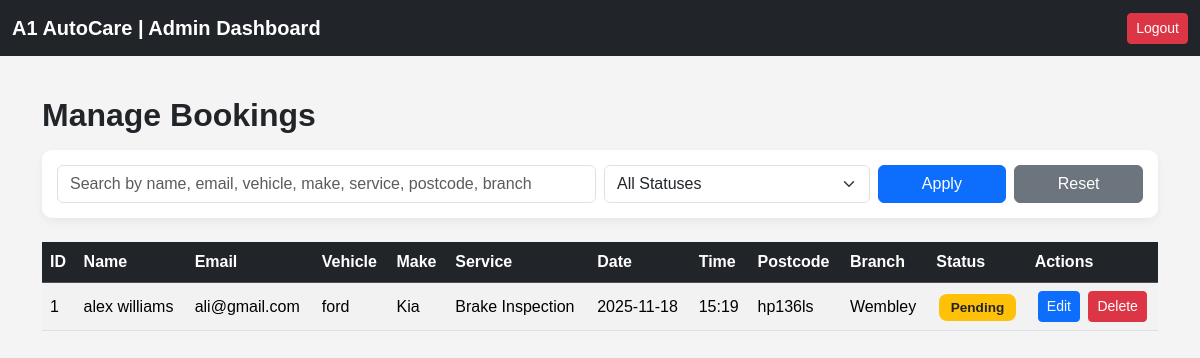
The app's page /admin/dashboard (signed in), older data.
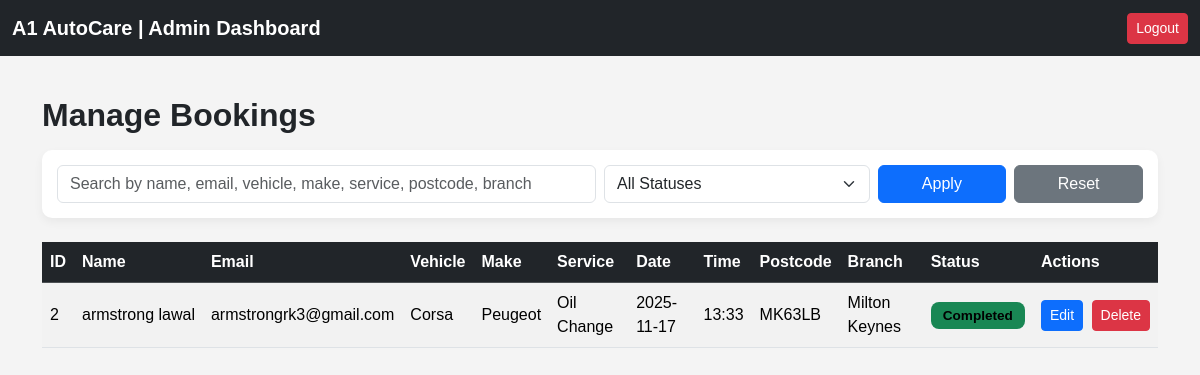
The same page, newer data.
### tables this page shows
CREATE TABLE bookings (
        id INTEGER PRIMARY KEY AUTOINCREMENT,
        name TEXT NOT NULL,
        email TEXT NOT NULL,
        vehicle TEXT NOT NULL,
        make TEXT NOT NULL,
        service TEXT NOT NULL,
        notes TEXT,
        date TEXT NOT NULL,
        booking_time TEXT NOT NULL,
        postcode TEXT,
        branch TEXT,
        status TEXT DEFAULT 'PENDING'
    );

### app.py (the view, shortened to what this page needs)
@app.route("/admin/dashboard")
def dashboard():
    if not session.get("admin_logged_in"):
        return redirect(url_for("login"))
    search = request.args.get("search", "").lower()
    filter_status = request.args.get("status", "ALL")
    conn = sqlite3.connect("database.db")
    conn.row_factory = sqlite3.Row
    c = conn.cursor()
    query = "SELECT * FROM bookings WHERE 1=1"
    params = []
    if filter_status != "ALL":
        query += " AND status=?"
        params.append(filter_status)
    c.execute(query, params)
    bookings = c.fetchall()
    conn.close()
    return render_template(
        "dashboard.html",
        bookings=bookings,
        search=search,
        filter_status=filter_status
    )

### templates/dashboard.html (shortened to what this page needs)
<!DOCTYPE html>
<html lang="en">
<head>
    <link href="https://cdn.jsdelivr.net/npm/bootstrap@5.3.8/dist/css/bootstrap.min.css" rel="stylesheet">
</head>
<body>
<nav class="navbar navbar-dark bg-dark">
    <div class="container-fluid">
        <span class="navbar-brand fw-bold">A1 AutoCare | Admin Dashboard</span>
        <a href="{{ url_for('logout') }}" class="btn btn-danger btn-sm">Logout</a>
    </div>
</nav>
<div class="container dashboard-container">
    <h2 class="fw-bold mb-3">Manage Bookings</h2>
    <div class="filter-box mb-4">
        <form method="get" action="{{ url_for('dashboard') }}" class="row g-2">
            <div class="col-md-6">
                <input
                    type="text"
                    name="search"
                    class="form-control"
                    placeholder="Search by name, email, vehicle, make, service, postcode, branch"
                    value="{{ search or '' }}"
                >
            </div>
            <div class="col-md-3">
                <select name="status" class="form-select">
                    <option value="ALL" {% if filter_status == 'ALL' %}selected{% endif %}>All Statuses</option>
                </select>
            </div>
            <div class="col-md-3 d-flex gap-2">
                <button type="submit" class="btn btn-primary w-100">Apply</button>
                <a href="{{ url_for('dashboard') }}" class="btn btn-secondary w-100">Reset</a>
            </div>
        </form>
    </div>
    <div class="table-responsive">
        <table class="table table-striped table-hover align-middle">
            <thead class="table-dark">
                <tr>
                    <th>ID</th>
                    <th>Name</th>
                    <th>Email</th>
                    <th>Vehicle</th>
                    <th>Make</th>
                    <th>Service</th>
                    <th>Date</th>
                    <th>Time</th>
                    <th>Postcode</th>
                    <th>Branch</th>
                    <th>Status</th>
                    <th>Actions</th>
                </tr>
            </thead>
            <tbody>
                {% for b in bookings %}
                <tr>
                    <td>{{ b.id }}</td>
                    <td class="text-nowrap">{{ b.name }}</td>
                    <td class="text-nowrap">{{ b.email }}</td>
                    <td>{{ b.vehicle }}</td>
                    <td>{{ b.make }}</td>
                    <td>{{ b.service }}</td>
                    <td>{{ b.date }}</td>
                    <td>{{ b.booking_time }}</td>
                    <td class="text-nowrap">{{ b.postcode }}</td>
                    <td>{{ b.branch }}</td>
                    <td class="text-center">
                        {% if b.status == 'PENDING' %}
                            <span class="status-badge bg-warning text-dark">Pending</span>
                        {% elif b.status == 'IN PROGRESS' %}
                            <span class="status-badge bg-info text-dark">In Progress</span>
                        {% elif b.status == 'COMPLETED' %}
                            <span class="status-badge bg-success">Completed</span>
                        {% elif b.status == 'CANCELLED' %}
                            <span class="status-badge bg-danger">Cancelled</span>
                        {% else %}
                            <span class="status-badge bg-secondary">Unknown</span>
                        {% endif %}
                    </td>
                    <td class="text-center" style="white-space: nowrap;">
                        <a href="{{ url_for('edit_booking', id=b.id) }}"
                           class="btn btn-sm btn-primary me-1">
                            Edit
                        </a>
                        <form action="{{ url_for('delete_booking', id=b.id) }}"
                              method="POST"
                              style="display:inline;">
                            <button class="btn btn-sm btn-danger"
                                    onclick="return confirm('Delete this booking?');">
                                Delete
                            </button>
                        </form>
                    </td>
                </tr>
                {% endfor %}
            </tbody>
        </table>
    </div>
</div>
</body>
</html>

### templates/dashboard.html (style rules this page uses)
body { background-color: #f4f4f4; font-family: 'Poppins', sans-serif; }
.dashboard-container { margin-top: 40px; }
.status-badge { padding: 6px 12px; border-radius: 8px; font-size: 0.85rem; font-weight: 600; white-space: nowrap; }
.filter-box { background: white; padding: 15px; border-radius: 10px; box-shadow: 0 4px 10px rgba(0,0,0,0.05); }
th, td { vertical-align: middle !important; }

Row changes from the older to the newer data that the page shows:
removed bookings: id "1", name "alex williams", email "ali@gmail.com", vehicle "ford", make "Kia", service "Brake Inspection", date "2025-11-18", booking_time "15:19", postcode "hp136ls", branch "Wembley", status "Pending"
added bookings: id "2", name "armstrong lawal", email "armstrongrk3@gmail.com", vehicle "Corsa", make "Peugeot", service "Oil Change", date "2025-11-17", booking_time "13:33", postcode "MK63LB", branch "Milton Keynes", status "Completed"
